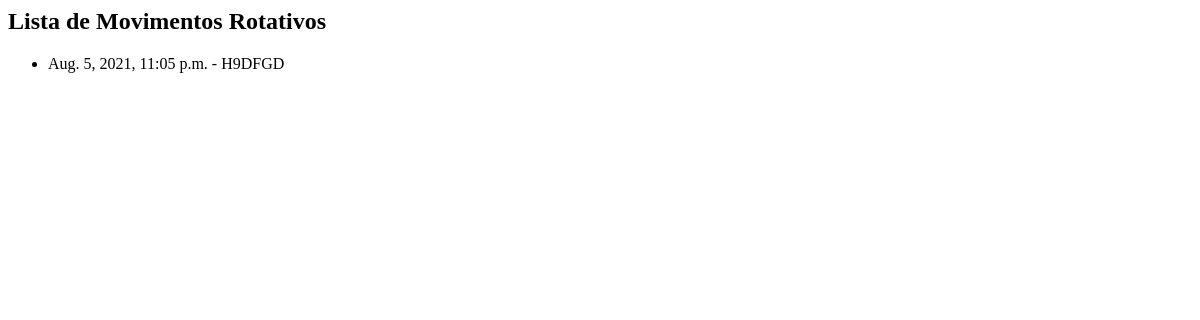
The page /core/movrotativo/ on the database as committed earlier.
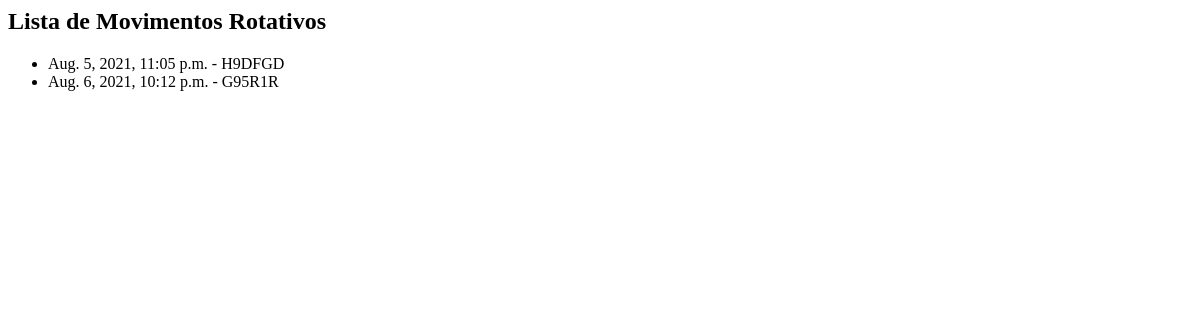
The same page on the database as committed later.
### core/models.py (models this page shows, shortened)
class movRotativo(models.Model):
    checkin = models.DateTimeField(auto_now=False)
    checkout = models.DateTimeField(auto_now=False, null=True, blank=True)
    valor_hora = models.DecimalField(max_digits=5, decimal_places=2)
    veiculo = models.ForeignKey(Veiculo, on_delete=models.PROTECT)
    pago = models.BooleanField(default=False)

class Veiculo(models.Model):
    proprietario = models.ForeignKey(Pessoa, on_delete=models.PROTECT)
    marca = models.ForeignKey(Marca, on_delete=models.PROTECT)
    placa = models.CharField(max_length=7)
    cor   = models.CharField(max_length=15)
    observacoes = models.TextField()

### core/views.py (the view)
def listaMovRot(request):
    movrot = movRotativo.objects.all()
    return render(request, 'core/lista_movRotativo.html', {'movrot': movrot})

### core/templates/core/lista_movRotativo.html
<h2>Lista de Movimentos Rotativos</h2>
<ul>
    {% for movrot in movrot %}
        <li> {{ movrot.checkin }} - {{ movrot.veiculo.placa }}</li>
    {% endfor %}
</ul>

Rows that differ between the two databases and show on the page:
added movRotativo: checkin "Aug. 6, 2021, 10:12 p.m.", veiculo.placa "G95R1R"
